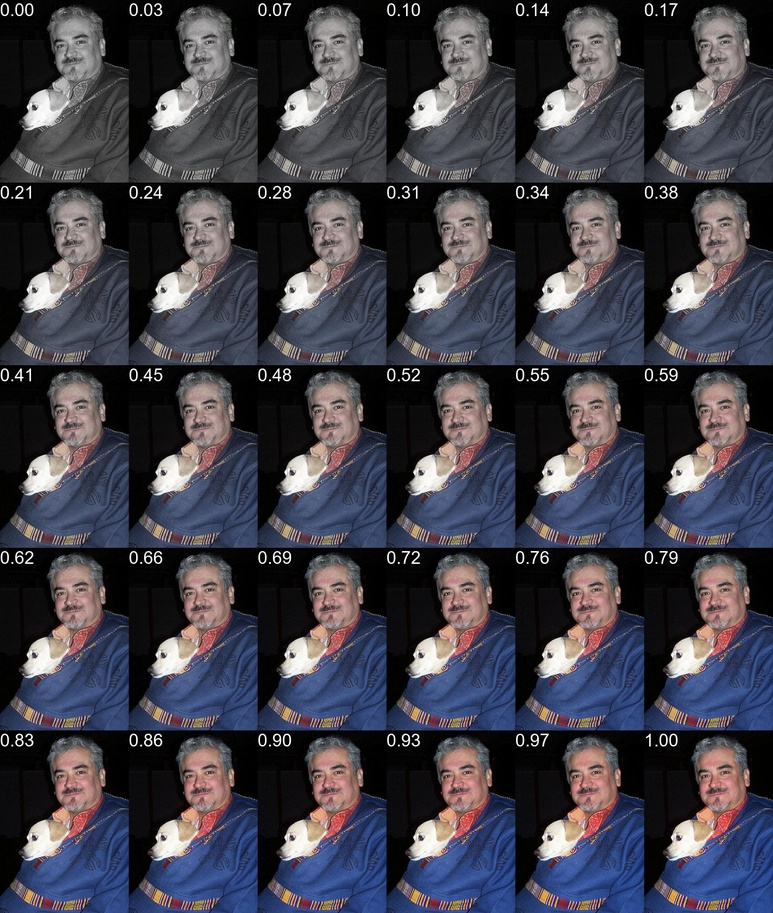
#> input picture voc_only_logs/degraded/000001_color_tiled.jpg, 773 x 913 px, shrunk from 2118 x 2500 before the run, given in place of degraded, which was not available
$ python deg_tiled.py degraded
#> lines starting #> are read from the running program, lines starting #| are printed output that depends on the picture; pictures that were not available may be replaced by others from this repository, and a replacement may not be noted
from PIL import ImageEnhance
from PIL import Image
from PIL import ImageFilter
from PIL import ImageDraw
from PIL import ImageFont
import numpy as np
import cv2
import skimage.util.noise as skinoise
import argparse
import random
import os

# 1, 6, 98


# Adjust the colors of the image
# grayscale 0.0 -> original colors 1.0
def color_adj(im1, enhance_num):
    color = ImageEnhance.Color(im1)
    return color.enhance(enhance_num)


# Adjust the contrast of the image
# Solid gray image 0.0 -> original 1.0 -> over-saturated 2.0
def contrast_adj(im1, contrast_num):
    contrast = ImageEnhance.Contrast(im1)
    return contrast.enhance(contrast_num)


# Adjusts the brightness of the image
# black 0.0 -> original 1.0 -> white 2.0
def bright_adj(im1, bright_num):
    bright = ImageEnhance.Brightness(im1)
    return bright.enhance(bright_num)


# Adjusts the sharpness of the image
# perc1: percentage to be sharpened
# [0, 400+]
def sharp_adj(im1, perc1):
    return im1.filter(ImageFilter.UnsharpMask(percent=perc1))


# Adjusts the Gaussian Blur applied to the image
# gblur_rad is the radius of the gaussian blur being applied
def gblur(im1, gblur_rad):
    return im1.filter(ImageFilter.GaussianBlur(radius=gblur_rad))


# Resize from original -> ratio of the original -> the original
# reduces the quality of the image
def imresize(im1, ratio):
    filter1 = Image.NEAREST
    new_size = (int(im1.size[0] * ratio), int(im1.size[1] * ratio))
    return im1.resize(new_size, resample=filter1).resize(im1.size, resample=filter1)


# Gaussian Noise
# var1: original image 0 -> noisy image 1
def gnoise(im1, var1):
    out1 = skinoise.random_noise(im1, mode='gaussian', var=var1)
    out1 *= 255.0
    return Image.fromarray(out1.astype('uint8'))


# Salt and Pepper Noise
# amt: amount of s&p noise in the image
def snpnoise(im1, amt=0.05):
    out = skinoise.random_noise(im1, mode='s&p', amount=amt)
    out *= 255.0
    return Image.fromarray(out.astype('uint8'))


# Speckle Noise
# var1: original image 0 -> noisy image 1
def snoise(im1, var1):
    out = skinoise.random_noise(im1, mode='speckle', var=var1)
    out *= 255.0
    return Image.fromarray(out.astype('uint8'))


random.seed(1)

parser = argparse.ArgumentParser(description='Applies the different degradation methods to the directory of images')
parser.add_argument('inp_fn', help='Image directory')

args = parser.parse_args()

inp_fn = args.inp_fn

im = Image.open(inp_fn)
#> im is the input picture: PIL image 773x913 RGB; mean R, G, B 64.5, 63.3, 73.3
numpy_im = np.array(im.convert('RGB'))

ims_color = []
ims_contr = []
ims_brigh = []
ims_sharp = []
ims_gblur = []
ims_imres = []
ims_gnois = []
ims_snpno = []
ims_snois = []

font = ImageFont.truetype(r"C:\Windows\Fonts\arial.ttf", 48)

for i in range(0, 30):
    # COLOR ADJ CODE
    var = i / 29.
    # f = os.path.join(r"C:\Users\Matthew\Desktop\masters\pytorch-faster-rcnn\voc_only_logs\degraded\{}_color_{:.2f}.jpg"
    #                  .format(os.path.split(inp_fn)[-1][:-4], var))
    # color_adj(im, var).save(f)
    img = color_adj(im, var)

    draw = ImageDraw.Draw(img)
    draw.text((0, 0), "{:.2f}".format(var), (255, 255, 255), font=font)

    ims_color.append(np.array(img))

    # CONTRAST ADJ CODE
    var = i / 15.
    # f = os.path.join(r"C:\Users\Matthew\Desktop\masters\pytorch-faster-rcnn\voc_only_logs\degraded\{}_contrast_{}.jpg"
    #                  .format(os.path.split(inp_fn)[-1][:-4], var))
    # contrast_adj(im, var).save(f)
    img = contrast_adj(im, var)

    draw = ImageDraw.Draw(img)
    draw.text((0, 0), "{:.2f}".format(var), (255, 255, 255), font=font)

    ims_contr.append(np.array(img))

    # BRIGHTNESS CODE
    var = i / 15.
    # f = os.path.join(r"C:\Users\Matthew\Desktop\masters\pytorch-faster-rcnn\voc_only_logs\degraded\{}_brightness_{}.jpg"
    #                  .format(os.path.split(inp_fn)[-1][:-4], var))
    # bright_adj(im, var).save(f)
    img = bright_adj(im, var)

    draw = ImageDraw.Draw(img)
    draw.text((0, 0), "{:.2f}".format(var), (255, 255, 255), font=font)

    ims_brigh.append(np.array(img))

    # SHARPNESS CODE
    var = i * 50
    # f = os.path.join(r"C:\Users\Matthew\Desktop\masters\pytorch-faster-rcnn\voc_only_logs\degraded\{}_sharpness_{}.jpg"
    #                  .format(os.path.split(inp_fn)[-1][:-4], var))
    # sharp_adj(im, var).save(f)
    img = sharp_adj(im, var)

    draw = ImageDraw.Draw(img)
    draw.text((0, 0), "{:.2f}".format(var), (255, 255, 255), font=font)

    ims_sharp.append(np.array(img))

    # GAUSSIAN BLUR CODE
    # f = os.path.join(r"C:\Users\Matthew\Desktop\masters\pytorch-faster-rcnn\voc_only_logs\degraded\{}_gblur_r{}.jpg"
    #                  .format(os.path.split(inp_fn)[-1][:-4], i))
    # gblur(im, i).save(f)
    img = gblur(im, i)

    draw = ImageDraw.Draw(img)
    draw.text((0, 0), 'r' + str(i), (255, 255, 255), font=font)

    ims_gblur.append(np.array(img))

    # IMRESIZE CODE
    var = 1 - i / 30.
    # f = os.path.join(r"C:\Users\Matthew\Desktop\masters\pytorch-faster-rcnn\voc_only_logs\degraded\{}_resize_{}.jpg"
    #                  .format(os.path.split(inp_fn)[-1][:-4], var))
    # imresize(im, var).save(f)
    img = imresize(im, var)

    draw = ImageDraw.Draw(img)
    draw.text((0, 0), "{:.2f}".format(var), (255, 255, 255), font=font)

    ims_imres.append(np.array(img))

    # GAUSSIAN NOISE CODE
    var = i / 29.
    # f = os.path.join(r"C:\Users\Matthew\Desktop\masters\pytorch-faster-rcnn\voc_only_logs\degraded\{}_gnoise_{}.jpg"
    #                  .format(os.path.split(inp_fn)[-1][:-4], var))
    # gnoise(numpy_im, var).save(f)
    img = gnoise(numpy_im, var)

    draw = ImageDraw.Draw(img)
    draw.text((0, 0), "{:.2f}".format(var), (255, 255, 255), font=font)

    ims_gnois.append(np.array(img))

    # SALT AND PEPPER NOISE CODE
    var = i / 29.
    # f = os.path.join(r"C:\Users\Matthew\Desktop\masters\pytorch-faster-rcnn\voc_only_logs\degraded\{}_snpnoise_{}.jpg"
    #                  .format(os.path.split(inp_fn)[-1][:-4], var))
    # snpnoise(numpy_im, var).save(f)
    img = snpnoise(numpy_im, var)

    draw = ImageDraw.Draw(img)
    draw.text((0, 0), "{:.2f}".format(var), (255, 255, 255), font=font)

    ims_snpno.append(np.array(img))

    # SPECKLE NOISE CODE
    var = i / 29.
    # f = os.path.join(r"C:\Users\Matthew\Desktop\masters\pytorch-faster-rcnn\voc_only_logs\degraded\{}_snoise_{}.jpg"
    #                  .format(os.path.split(inp_fn)[-1][:-4], var))
    # snoise(numpy_im, var).save(f)
    img = snoise(numpy_im, var)

    draw = ImageDraw.Draw(img)
    draw.text((0, 0), "{:.2f}".format(var), (255, 255, 255), font=font)

    ims_snois.append(np.array(img))
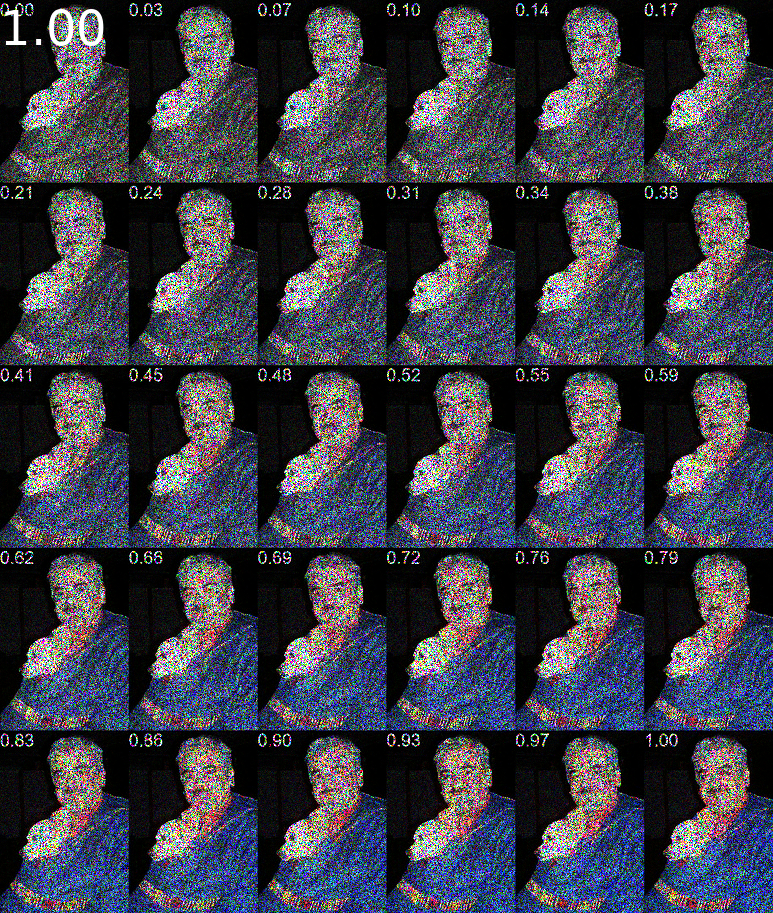
#> img: PIL image 773x913 RGB; mean R, G, B 61.4, 62.4, 72.3
#> after the loop, ims_brigh = 30 items; ims_color = 30 items; ims_contr = 30 items; ims_gblur = 30 items; ims_gnois = 30 items; ims_imres = 30 items; ims_sharp = 30 items; ims_snois = 30 items; ims_snpno = 30 items

ims_color = np.array(ims_color)
ims_contr = np.array(ims_contr)
ims_brigh = np.array(ims_brigh)
ims_sharp = np.array(ims_sharp)
ims_gblur = np.array(ims_gblur)
ims_imres = np.array(ims_imres)
ims_gnois = np.array(ims_gnois)
ims_snpno = np.array(ims_snpno)
ims_snois = np.array(ims_snois)

vert_color = []
vert_contr = []
vert_brigh = []
vert_sharp = []
vert_gblur = []
vert_imres = []
vert_gnois = []
vert_snpno = []
vert_snois = []

for i in range(5):
    horiz_color = []
    horiz_contr = []
    horiz_brigh = []
    horiz_sharp = []
    horiz_gblur = []
    horiz_imres = []
    horiz_gnois = []
    horiz_snpno = []
    horiz_snois = []
    ii = 6
    for j in range(ii):
        if j == 0:
            horiz_color = ims_color[j+i*ii]
            horiz_contr = ims_contr[j+i*ii]
            horiz_brigh = ims_brigh[j+i*ii]
            horiz_sharp = ims_sharp[j+i*ii]
            horiz_gblur = ims_gblur[j+i*ii]
            horiz_imres = ims_imres[j+i*ii]
            horiz_gnois = ims_gnois[j+i*ii]
            horiz_snpno = ims_snpno[j+i*ii]
            horiz_snois = ims_snois[j+i*ii]
        else:
            horiz_color = np.hstack((horiz_color, ims_color[j+i*ii]))
            horiz_contr = np.hstack((horiz_contr, ims_contr[j+i*ii]))
            horiz_brigh = np.hstack((horiz_brigh, ims_brigh[j+i*ii]))
            horiz_sharp = np.hstack((horiz_sharp, ims_sharp[j+i*ii]))
            horiz_gblur = np.hstack((horiz_gblur, ims_gblur[j+i*ii]))
            horiz_imres = np.hstack((horiz_imres, ims_imres[j+i*ii]))
            horiz_gnois = np.hstack((horiz_gnois, ims_gnois[j+i*ii]))
            horiz_snpno = np.hstack((horiz_snpno, ims_snpno[j+i*ii]))
            horiz_snois = np.hstack((horiz_snois, ims_snois[j+i*ii]))
    if i == 0:
        vert_color = horiz_color
        vert_contr = horiz_contr
        vert_brigh = horiz_brigh
        vert_sharp = horiz_sharp
        vert_gblur = horiz_gblur
        vert_imres = horiz_imres
        vert_gnois = horiz_gnois
        vert_snpno = horiz_snpno
        vert_snois = horiz_snois
    else:
        vert_color = np.vstack((vert_color, horiz_color))
        vert_contr = np.vstack((vert_contr, horiz_contr))
        vert_brigh = np.vstack((vert_brigh, horiz_brigh))
        vert_sharp = np.vstack((vert_sharp, horiz_sharp))
        vert_gblur = np.vstack((vert_gblur, horiz_gblur))
        vert_imres = np.vstack((vert_imres, horiz_imres))
        vert_gnois = np.vstack((vert_gnois, horiz_gnois))
        vert_snpno = np.vstack((vert_snpno, horiz_snpno))
        vert_snois = np.vstack((vert_snois, horiz_snois))

Image.fromarray(vert_color).save(
    r"C:\Users\Matthew\Desktop\masters\pytorch-faster-rcnn\voc_only_logs\degraded\{}_color_tiled.jpg"
    .format(os.path.split(inp_fn)[-1][:-4]))
Image.fromarray(vert_contr).save(
    r"C:\Users\Matthew\Desktop\masters\pytorch-faster-rcnn\voc_only_logs\degraded\{}_contrast_tiled.jpg"
    .format(os.path.split(inp_fn)[-1][:-4]))
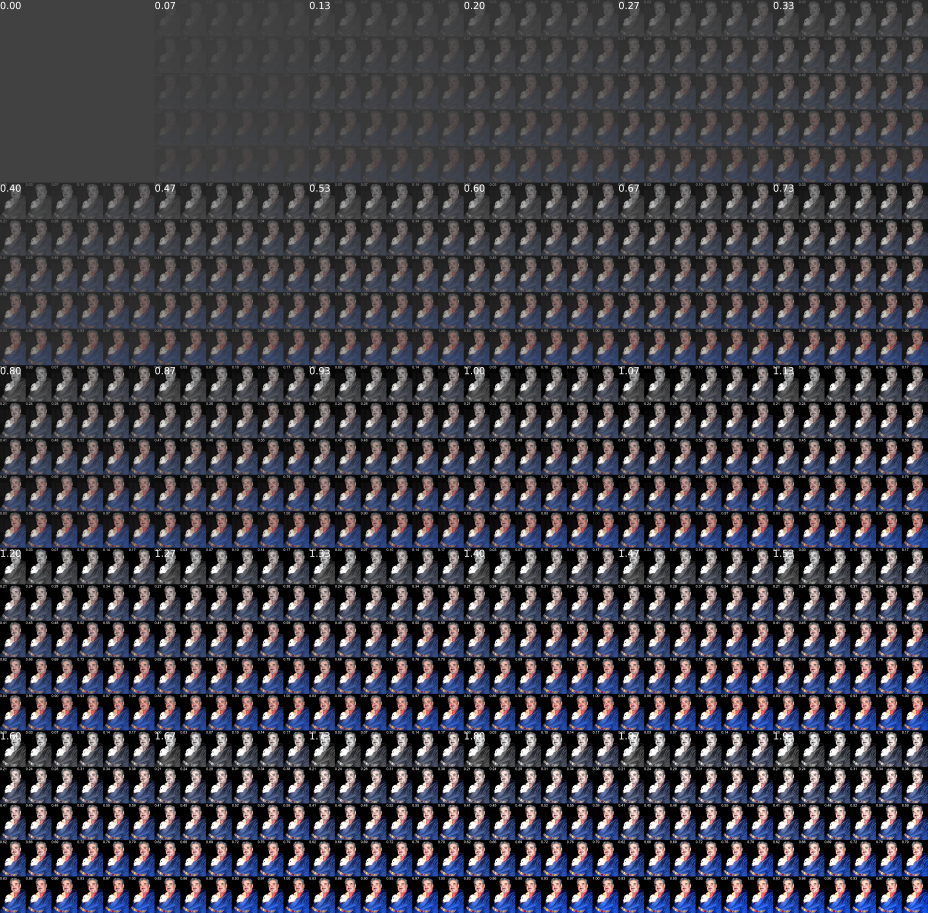
#> saved as degr_contrast_tiled.jpg: PIL image 4638x4565 RGB (shown at 1/5 size); mean R, G, B 66.8, 66.1, 75.8
Image.fromarray(vert_brigh).save(
    r"C:\Users\Matthew\Desktop\masters\pytorch-faster-rcnn\voc_only_logs\degraded\{}_brightness_tiled.jpg"
    .format(os.path.split(inp_fn)[-1][:-4]))
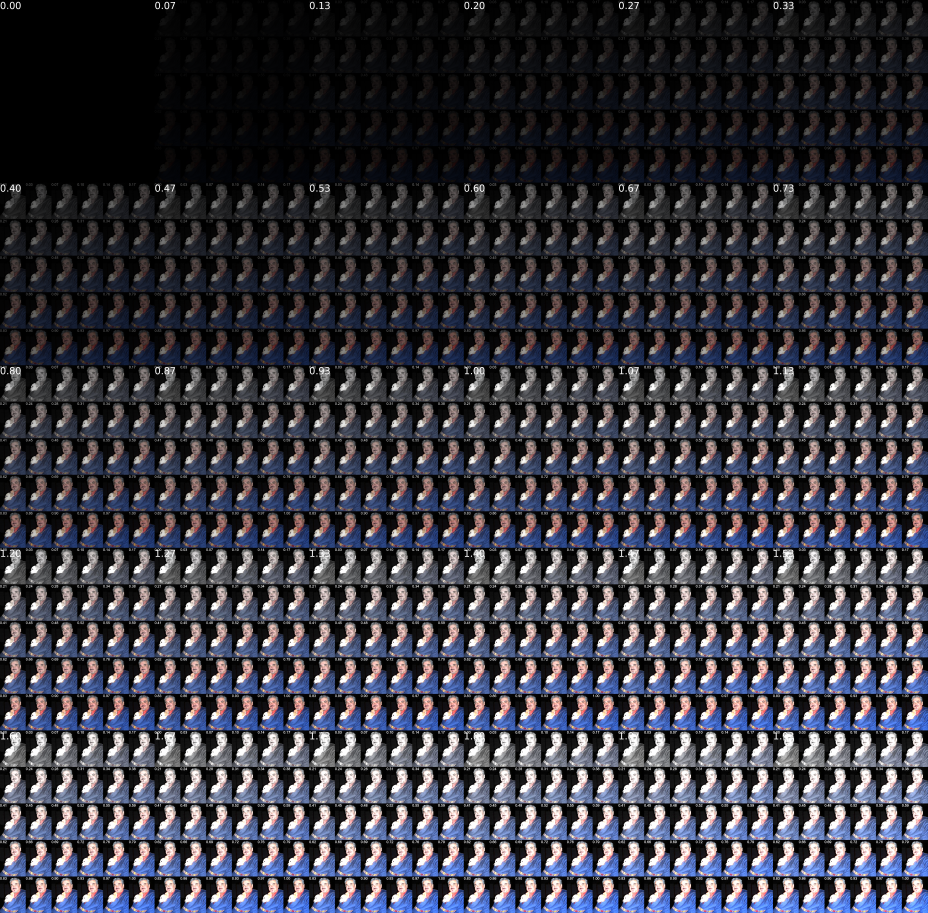
#> saved as degr_brightness_tiled.jpg: PIL image 4638x4565 RGB (shown at 1/5 size); mean R, G, B 59.1, 59, 68.8
Image.fromarray(vert_sharp).save(
    r"C:\Users\Matthew\Desktop\masters\pytorch-faster-rcnn\voc_only_logs\degraded\{}_sharpness_tiled.jpg"
    .format(os.path.split(inp_fn)[-1][:-4]))
Image.fromarray(vert_gblur).save(
    r"C:\Users\Matthew\Desktop\masters\pytorch-faster-rcnn\voc_only_logs\degraded\{}_gblur_tiled.jpg"
    .format(os.path.split(inp_fn)[-1][:-4]))
Image.fromarray(vert_imres).save(
    r"C:\Users\Matthew\Desktop\masters\pytorch-faster-rcnn\voc_only_logs\degraded\{}_resize_tiled.jpg"
    .format(os.path.split(inp_fn)[-1][:-4]))
Image.fromarray(vert_gnois).save(
    r"C:\Users\Matthew\Desktop\masters\pytorch-faster-rcnn\voc_only_logs\degraded\{}_gnoise_tiled.jpg"
    .format(os.path.split(inp_fn)[-1][:-4]))
Image.fromarray(vert_snpno).save(
    r"C:\Users\Matthew\Desktop\masters\pytorch-faster-rcnn\voc_only_logs\degraded\{}_snpnoise_tiled.jpg"
    .format(os.path.split(inp_fn)[-1][:-4]))
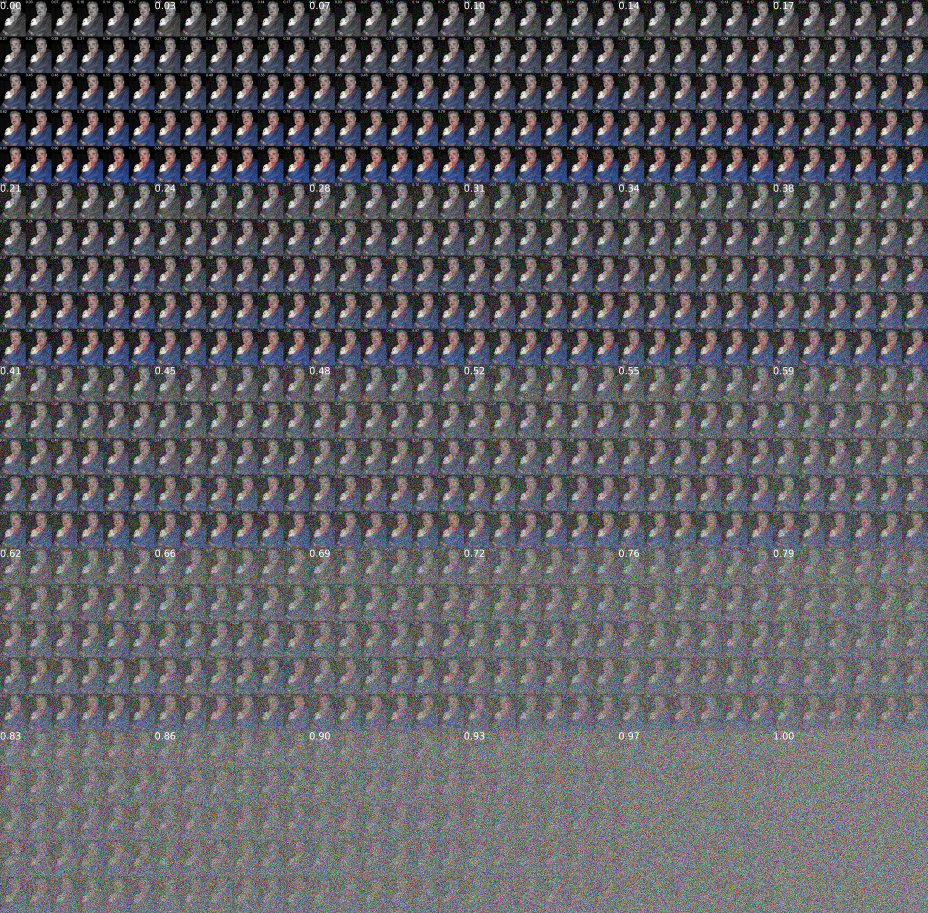
#> saved as degr_snpnoise_tiled.jpg: PIL image 4638x4565 RGB (shown at 1/5 size); mean R, G, B 96.2, 95.6, 100.6
Image.fromarray(vert_snois).save(
    r"C:\Users\Matthew\Desktop\masters\pytorch-faster-rcnn\voc_only_logs\degraded\{}_snoise_tiled.jpg"
    .format(os.path.split(inp_fn)[-1][:-4]))
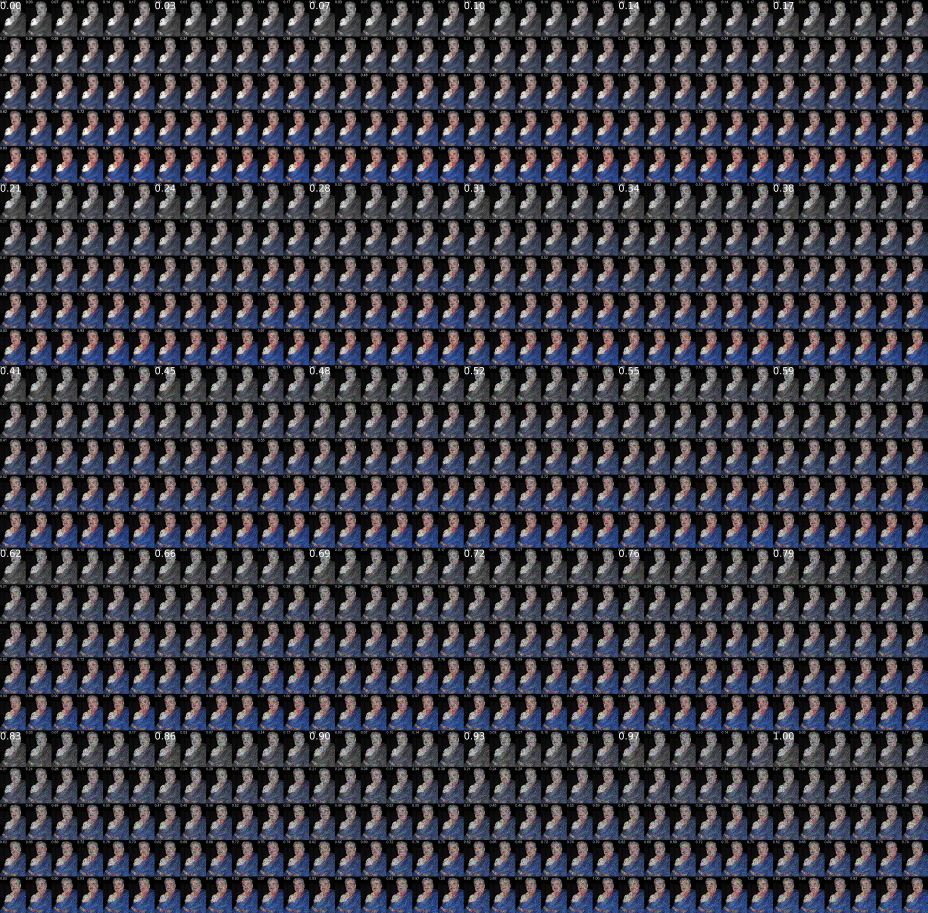
#> saved as degr_snoise_tiled.jpg: PIL image 4638x4565 RGB (shown at 1/5 size); mean R, G, B 61.9, 61.9, 72
